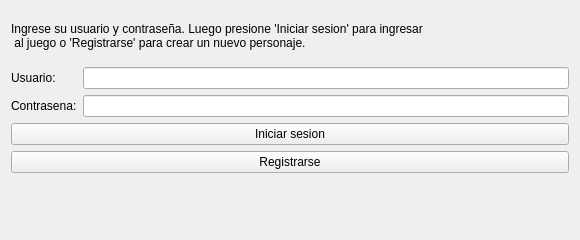
<?xml version="1.0" encoding="UTF-8"?>
<ui version="4.0">
 <class>QtCharacterLogin</class>
 <widget class="QMainWindow" name="QtCharacterLogin">
  <property name="geometry">
   <rect>
    <x>0</x>
    <y>0</y>
    <width>580</width>
    <height>240</height>
   </rect>
  </property>
  <property name="minimumSize">
   <size>
    <width>580</width>
    <height>240</height>
   </size>
  </property>
  <property name="maximumSize">
   <size>
    <width>580</width>
    <height>240</height>
   </size>
  </property>
  <property name="windowTitle">
   <string>Login and Creation</string>
  </property>
  <property name="styleSheet">
   <string notr="true"/>
  </property>
  <widget class="QWidget" name="centralWidget">
   <layout class="QGridLayout" name="gridLayout_2">
    <item row="6" column="0">
     <layout class="QVBoxLayout" name="verticalLayout_6">
      <item>
       <widget class="QPushButton" name="loginPushButton">
        <property name="text">
         <string>Iniciar sesion</string>
        </property>
       </widget>
      </item>
      <item>
       <widget class="QPushButton" name="signUpPushButton">
        <property name="enabled">
         <bool>true</bool>
        </property>
        <property name="text">
         <string>Registrarse</string>
        </property>
       </widget>
      </item>
     </layout>
    </item>
    <item row="3" column="0">
     <layout class="QVBoxLayout" name="verticalLayout_7">
      <item>
       <layout class="QGridLayout" name="gridLayout_4">
        <item row="0" column="0">
         <widget class="QLabel" name="usernameLabel">
          <property name="text">
           <string>Usuario:</string>
          </property>
         </widget>
        </item>
        <item row="1" column="1">
         <widget class="QLineEdit" name="passwordLineEdit">
          <property name="echoMode">
           <enum>QLineEdit::Password</enum>
          </property>
         </widget>
        </item>
        <item row="0" column="1">
         <widget class="QLineEdit" name="usernameLineEdit"/>
        </item>
        <item row="1" column="0">
         <widget class="QLabel" name="passwordLabel">
          <property name="text">
           <string>Contrasena:</string>
          </property>
         </widget>
        </item>
       </layout>
      </item>
     </layout>
    </item>
    <item row="0" column="0">
     <widget class="QLabel" name="label">
      <property name="text">
       <string>Ingrese su usuario y contraseña. Luego presione 'Iniciar sesion' para ingresar
 al juego o 'Registrarse' para crear un nuevo personaje. </string>
      </property>
     </widget>
    </item>
    <item row="7" column="0">
     <layout class="QHBoxLayout" name="horizontalLayout">
      <item>
       <spacer name="horizontalSpacer">
        <property name="orientation">
         <enum>Qt::Horizontal</enum>
        </property>
        <property name="sizeHint" stdset="0">
         <size>
          <width>40</width>
          <height>20</height>
         </size>
        </property>
       </spacer>
      </item>
      <item>
       <widget class="QLabel" name="loginLabel">
        <property name="text">
         <string/>
        </property>
       </widget>
      </item>
      <item>
       <spacer name="horizontalSpacer_2">
        <property name="orientation">
         <enum>Qt::Horizontal</enum>
        </property>
        <property name="sizeHint" stdset="0">
         <size>
          <width>40</width>
          <height>20</height>
         </size>
        </property>
       </spacer>
      </item>
     </layout>
    </item>
   </layout>
  </widget>
 </widget>
 <layoutdefault spacing="6" margin="11"/>
 <resources/>
 <connections/>
</ui>
